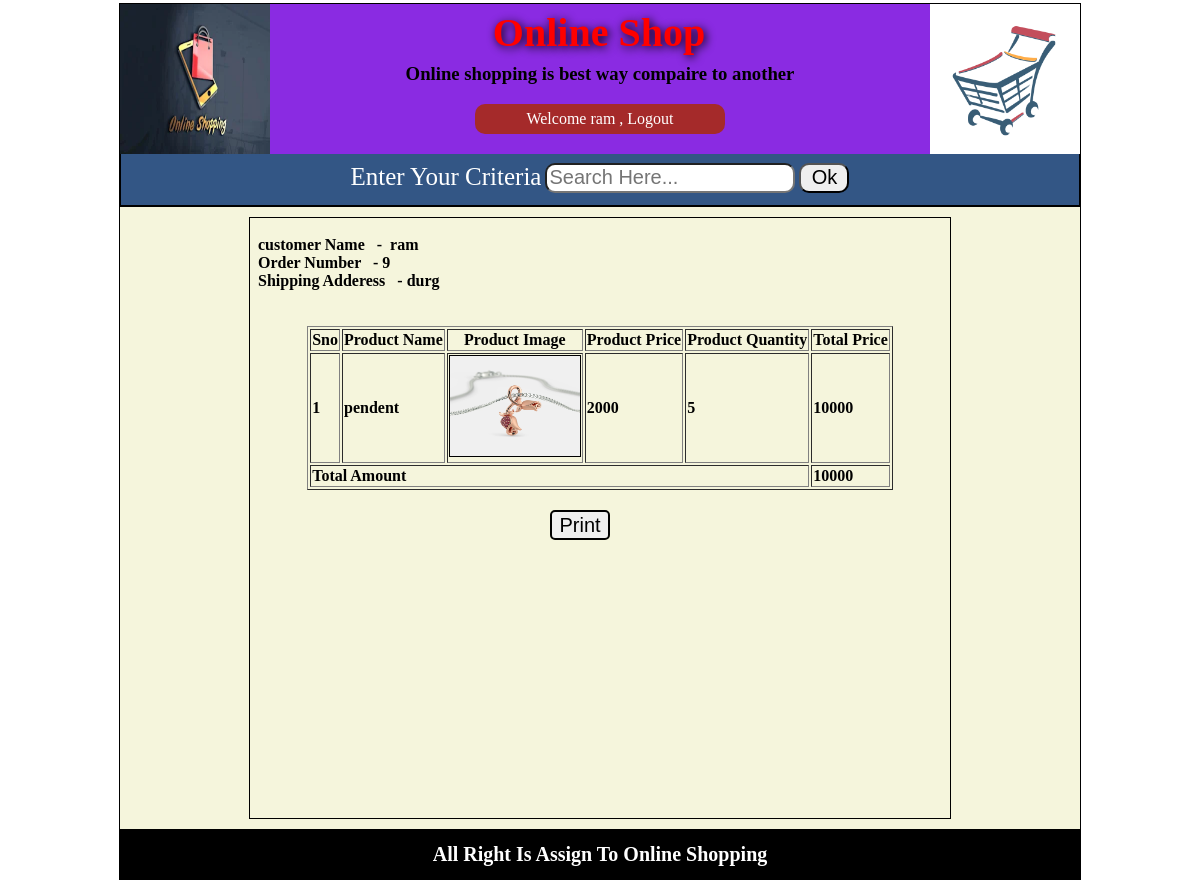
Screenshot of /ShowBill.php (signed in) with the database file from the repository.
### tables this page shows
CREATE TABLE IF NOT EXISTS `order_main` (
  `order_id` int(11) NOT NULL AUTO_INCREMENT,
  `user_name` varchar(30) NOT NULL,
  `order_cat_qty` int(11) NOT NULL,
  `total_price` float NOT NULL,
  `adderess` text NOT NULL,
  `status` varchar(20) NOT NULL,
  `order_date` date NOT NULL,
  `last_update_date` datetime NOT NULL,
  PRIMARY KEY (`order_id`)
);

CREATE TABLE IF NOT EXISTS `cart_info` (
  `cart_id` int(11) NOT NULL AUTO_INCREMENT,
  `prod_id` int(11) NOT NULL,
  `prod_price` float NOT NULL,
  `prod_qty` int(11) NOT NULL,
  `user_name` varchar(30) NOT NULL,
  PRIMARY KEY (`cart_id`)
);

CREATE TABLE IF NOT EXISTS `product_info` (
  `prod_id` int(11) NOT NULL AUTO_INCREMENT,
  `prod_name` varchar(30) NOT NULL,
  `prod_price` varchar(10) NOT NULL,
  `prod_image_path` varchar(40) NOT NULL,
  `category_parent_id` int(11) NOT NULL,
  `prod_detail` text NOT NULL,
  `discount` float NOT NULL,
  `reg_date` datetime NOT NULL,
  PRIMARY KEY (`prod_id`)
);

### ShowBill.php (the view, shortened to what this page needs)
<?php session_start();
include("header.php");
?>
<div id="container">
	<div class="showBill">
		<?php
		$usr=$_SESSION["uname"];
		echo("<br>"."<b>"."&nbsp;&nbsp;customer Name &nbsp;&nbsp;- &nbsp;"."$usr"."<br>");
		include("dbconnect.php");
		$rsbill=mysqli_query($con,"select order_id,adderess from order_main where user_name='$usr'");
		$row=mysqli_fetch_array($rsbill);
		echo("&nbsp;&nbsp;Order Number &nbsp;&nbsp;-&nbsp".$row["order_id"]."<br>");
		echo("&nbsp;&nbsp;Shipping Adderess &nbsp;&nbsp;-&nbsp".$row["adderess"]."<br><br>");
		$rsShowBill=mysqli_query($con,"select * from cart_info,product_info where product_info.prod_id=cart_info.prod_id and user_name='$usr'") or die ("query error");
echo("<br><table border=1 align='center'>");
echo("<tr><th>Sno</th><th>Product Name</th><th>Product Image</th><th>Product Price</th><th>Product Quantity</th><th>Total Price</th></tr>");
$cnt=0;
$totalamnt=0;
 while ($row=mysqli_fetch_array($rsShowBill))
 {
 	$cnt++;
 	echo("<tr>");
	echo("<td>");
	echo("$cnt");
	echo("</td>");
    echo("<td>");
	echo($row["prod_name"]);
	echo("</td>");
	$img=$row["prod_image_path"];
	echo("<td>");
	echo("<img src='.//collection//$img' width='130' height='100' border='1'>");
	echo("</td>");
	echo("<td>");
	echo($row["prod_price"]);
	echo("</td>");
	echo("<td>");
	echo($row["prod_qty"]);
	echo("</td>");
	echo("<td>");
	$amt=$row["prod_qty"]*$row["prod_price"];
	echo($amt);
	$totalamnt=$totalamnt+$amt;
	echo("</td>");
	echo("</tr>");
}
 	echo("<tr>");
 	echo("<td colspan='5'>");
 	echo("<b>Total Amount </b>");
 	echo("</td>");
	echo("<td colspan='1'>");
 	echo("<b>$totalamnt</b>");
 	echo("</td>");
 	echo("</tr>");
	echo("</table>");
	echo("<button onClick='window.print()'>Print</button>");
?>
</div>
</div>
<?php
include("footer.php");
?>

### css/style.css (style rules this page uses)
body { margin: 0px; padding: 0px; font-family: "verdana"; }
#container { min-height: 450px; }
.showBill { width: 700px; min-height: 600px; border: 1px solid black; margin: 10px auto; }
.showBill button { margin:20px 300px; height: 30px; width: 60px; font-size: 20px; border: 2px solid black; border-radius: 5px; }

### rows the page displays
order_main: order_id "9", adderess "durg"
cart_info: prod.prod_name "pendent", prod.prod_image_path (picture), prod.prod_price "2000", prod_qty "5", prod_qty.prod_price "10000"

### other values shown
$_SESSION["uname"] "ram"
$usr "ram"
$totalamnt "10000"
